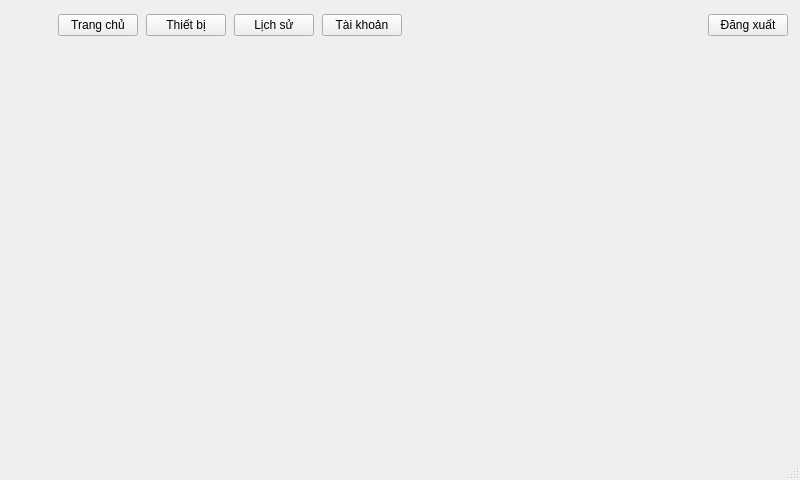
<?xml version="1.0" encoding="UTF-8"?>
<ui version="4.0">
 <class>MainWindow</class>
 <widget class="QMainWindow" name="MainWindow">
  <property name="geometry"><rect><x>0</x><y>0</y><width>800</width><height>480</height></rect></property>
  <property name="minimumSize"><size><width>480</width><height>320</height></size></property>
  <property name="windowTitle"><string>Hoàng Minh Control Center</string></property>
  <widget class="QWidget" name="centralWidget">
   <layout class="QVBoxLayout" name="mainLayout">
    <property name="spacing"><number>0</number></property>
    <property name="leftMargin"><number>0</number></property>
    <property name="topMargin"><number>0</number></property>
    <property name="rightMargin"><number>0</number></property>
    <property name="bottomMargin"><number>0</number></property>
    <item>
     <widget class="QWidget" name="sideBar">
      <property name="minimumSize"><size><width>0</width><height>50</height></size></property>
      <property name="maximumSize"><size><width>16777215</width><height>50</height></size></property>
      <layout class="QHBoxLayout" name="sideBarLayout">
       <property name="spacing"><number>8</number></property>
       <property name="leftMargin"><number>12</number></property>
       <property name="topMargin"><number>4</number></property>
       <property name="rightMargin"><number>12</number></property>
       <property name="bottomMargin"><number>4</number></property>
       <item><widget class="QLabel" name="sideLogo"><property name="minimumSize"><size><width>38</width><height>38</height></size></property><property name="maximumSize"><size><width>38</width><height>38</height></size></property><property name="pixmap"><pixmap resource="../resources/resources.qrc">:/images/logo_ictu.png</pixmap></property><property name="scaledContents"><bool>true</bool></property></widget></item>
       <item><widget class="QPushButton" name="dashboardButton"><property name="toolTip"><string>Trang chủ</string></property><property name="text"><string>Trang chủ</string></property><property name="checkable"><bool>true</bool></property><property name="autoExclusive"><bool>true</bool></property></widget></item>
       <item><widget class="QPushButton" name="devicesButton"><property name="toolTip"><string>Quản lý thiết bị</string></property><property name="text"><string>Thiết bị</string></property><property name="checkable"><bool>true</bool></property><property name="autoExclusive"><bool>true</bool></property></widget></item>
       <item><widget class="QPushButton" name="historyButton"><property name="toolTip"><string>Lịch sử dữ liệu</string></property><property name="text"><string>Lịch sử</string></property><property name="checkable"><bool>true</bool></property><property name="autoExclusive"><bool>true</bool></property></widget></item>
       <item><widget class="QPushButton" name="usersButton"><property name="toolTip"><string>Quản lý tài khoản</string></property><property name="text"><string>Tài khoản</string></property><property name="checkable"><bool>true</bool></property><property name="autoExclusive"><bool>true</bool></property></widget></item>
       <item><spacer name="navSpacer"><property name="orientation"><enum>Qt::Horizontal</enum></property><property name="sizeHint" stdset="0"><size><width>80</width><height>20</height></size></property></spacer></item>
       <item><widget class="QPushButton" name="logoutButton"><property name="toolTip"><string>Đăng xuất</string></property><property name="text"><string>Đăng xuất</string></property></widget></item>
      </layout>
     </widget>
    </item>
    <item><widget class="QStackedWidget" name="pages"/></item>
   </layout>
  </widget>
  <widget class="QStatusBar" name="statusBar"/>
 </widget>
 <resources><include location="../resources/resources.qrc"/></resources><connections/>
</ui>
